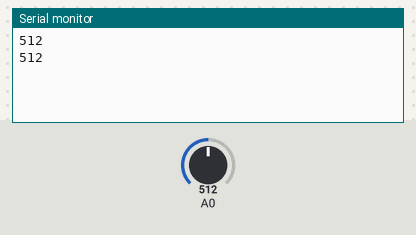
A sketch run on a simulated ESP8266 (NodeMCU). On the bench: the last lines printed to the serial monitor. The inputs (shaded band) are chosen by the test bench; at power-on: A0 = 512.

Above: at 1.8 s.
1.9 s: A0 set to 716
At 2.5 s:
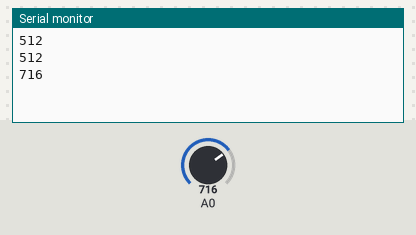
3.4 s: A0 set to 900
At 4.8 s:
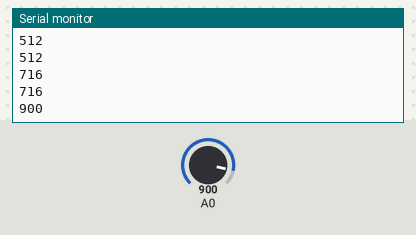
Timing chart, 0 to 6.4 s (numbered marks = the images above; inputs shaded):
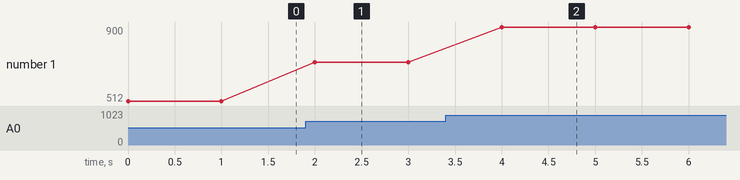

Measured:
- after the input at 1.9 s, the serial monitor: prints a new line after 0.10 s (image 1)
- after the input at 3.4 s, the serial monitor: prints a new line after 0.60 s (image 2)
- plotted number 1: 512 → 716 after the input at 1.9 s, 716 → 900 after the input at 3.4 s

The sketch:

serial-data-logger.ino
```cpp
// *** File   : /esp8266-arduino/serial-data-logger/
//              serial-data-logger.ino
// *** Author : Erwin Ouyang
// *** Date   : 17 Agt 2018

int trimpotValue;

void setup()
{
    // Setup serial communication
    Serial.begin(74880);
}

void loop()
{
    // Read analog value
    trimpotValue = analogRead(A0);
    // Send trimpot value to serial monitor
    Serial.printf("%d\n", trimpotValue);
    delay(1000);
}
```
